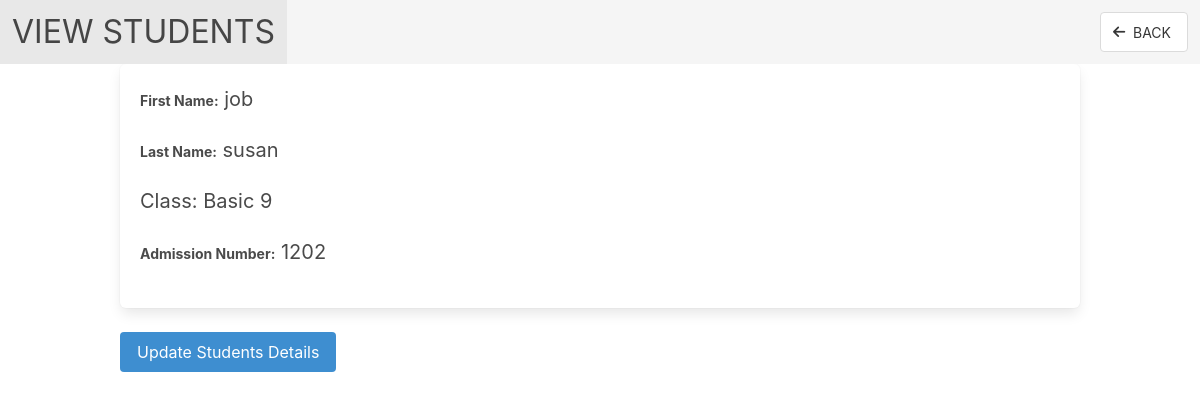
The page /educator/student.php?page=6 on the database its author committed.
### tables this page shows
CREATE TABLE `users` (
  `id` bigint NOT NULL AUTO_INCREMENT,
  `first_name` varchar(50) NOT NULL,
  `last_name` varchar(50) NOT NULL,
  `phone` varchar(20) DEFAULT NULL,
  `admission_num` varchar(25) DEFAULT NULL,
  `classes_id` int DEFAULT NULL,
  `targets_id` int DEFAULT NULL,
  `pass` varchar(100) DEFAULT NULL,
  `campus_id` bigint DEFAULT NULL,
  `created_at` timestamp NOT NULL DEFAULT CURRENT_TIMESTAMP,
  `updated_at` timestamp NOT NULL DEFAULT CURRENT_TIMESTAMP,
  PRIMARY KEY (`id`),
  KEY `campus_id` (`campus_id`),
  KEY `targets_id` (`targets_id`),
  KEY `classes_id` (`classes_id`),
  CONSTRAINT `users_ibfk_1` FOREIGN KEY (`campus_id`) REFERENCES `campuses` (`id`) ON DELETE RESTRICT ON UPDATE RESTRICT,
  CONSTRAINT `users_ibfk_2` FOREIGN KEY (`targets_id`) REFERENCES `targets` (`id`) ON DELETE RESTRICT ON UPDATE RESTRICT,
  CONSTRAINT `users_ibfk_3` FOREIGN KEY (`classes_id`) REFERENCES `classes` (`id`) ON DELETE RESTRICT ON UPDATE RESTRICT
);

### server/getQuestions.php (called while the page is built, shortened)
<?php
    require 'db.php';
    require 'renderer.php';
    $db = new DbHandlers();
    $dl = new renderer();
    function getStudent(int $client_id) {
        global $db, $dl;
        $query = "select * from users where id='$client_id'";
        $data = $db->getRowAssoc($query);
        return $dl->render('json', $data, null);
    }

### server/db.php (called while the page is built, shortened)
<?php
class DbHandlers
{
    private $conn;
    private function do_conn()
    {
        try {
            $this->conn = new PDO("mysql:host=localhost;dbname=survey", "root", "Tope1234$");
            $this->conn->setAttribute(PDO::ATTR_ERRMODE, PDO::ERRMODE_EXCEPTION);
        } catch (PDOException $e) {
            $this->errLine = $e->getLine();
            $this->errFile = $e->getFile();
            $this->errMsg = $e->getMessage();
            $this->errorLogg();
        }
    }
    public function getRowAssoc($q)
    {
        $this->inQuery = $q;
        $stmt = $this->conn->prepare($this->inQuery);
        $stmt->execute();
        $this->tableAssoc = $stmt->fetchAll(PDO::FETCH_ASSOC);
        return $this->tableAssoc;
    }
}

### server/renderer.php (called while the page is built, shortened)
<?php
class renderer{
	public function render($format,$data,$options=null)
	{
		if(is_null($format))
		{
			$lg = new log();
			$lg->RaiseError('format','Please specify a format!');
		}
		else
		{
			$localMethod = "Render".strtoUpper($format);
			if(is_null($data))
			{
				$lg2 = new log();
				$lg2->RaiseError('data','Data must not be null');
			}
			else
			{
				return $this->$localMethod($data);
			}
		}
	}
	private function RenderJSON($d)
	{
		return  json_encode($d);
	}
}

### educator/student.php (the view, shortened to what this page needs)
<!DOCTYPE html>
<html lang="en">
    <head>
        <link rel="stylesheet" href="css/bulma.min.css">
        <link rel="stylesheet" href="https://cdn.jsdelivr.net/npm/bulma@0.9.1/css/bulma.min.css">
    </head>
    <body>
        <nav class="navbar is-light">
            <div class="navbar-brand">
                <a class="navbar-item" href="view_students.php">
                    <h1 style="font-size: xx-large;">VIEW STUDENTS</h1>
                </a>
            </div>
            <div id="navbarExampleTransparentExample" class="navbar-menu">
                <div class="navbar-end">
                    <div class="navbar-item">
                        <div class="field is-grouped">
                            <p class="control">
                                <a class="bd-tw-button button" href="educator.php">
                                    <span class="icon">
                                        <i class="fas fa-arrow-left"></i>
                                    </span>
                                    <span>
                                        BACK
                                    </span>
                                </a>
                            </p>
                        </div>
                    </div>
                </div>
            </div>
        </nav>
        <?php
            require('../server/getQuestions.php');
            $client_id = $_GET['page'];
            $profile = json_decode(getStudent($client_id))[0];
        ?>
        <div class="container">
            <div class="columns">
                <div class="column">
                    <div class="box is-large">
                    <p class="is-size-5"><?php echo "<b>First Name:</b> ".$profile->first_name; ?></p><br/>
                    <p class="is-size-5">
                    <p class="is-size-5"><?php echo "<b>Last Name:</b> ".$profile->last_name; ?></p><br/>
                    <p class="is-size-5">
                    <?php
                        switch ($profile->classes_id) {
                            case "3" :
                                echo "Class: Basic 9";
                                break;
                        }
                     ?>
                     </p>
                     <br/>
                     <p class="is-size-5"><?php echo "<b>Admission Number:</b> ".$profile->admission_num; ?></p><br/>
                    </div>
                    <div class="field">
                        <a class="button is-info" onclick="doFileUpload();">Update Students Details</a>
                    </div>
                </div>
            </div>
        </div>
    </body>
</html>

### educator/student.php (style rules this page uses)
* { font-size: 14px; }

### rows shown on the page
users: first_name "job", last_name "susan", admission_num "1202"
